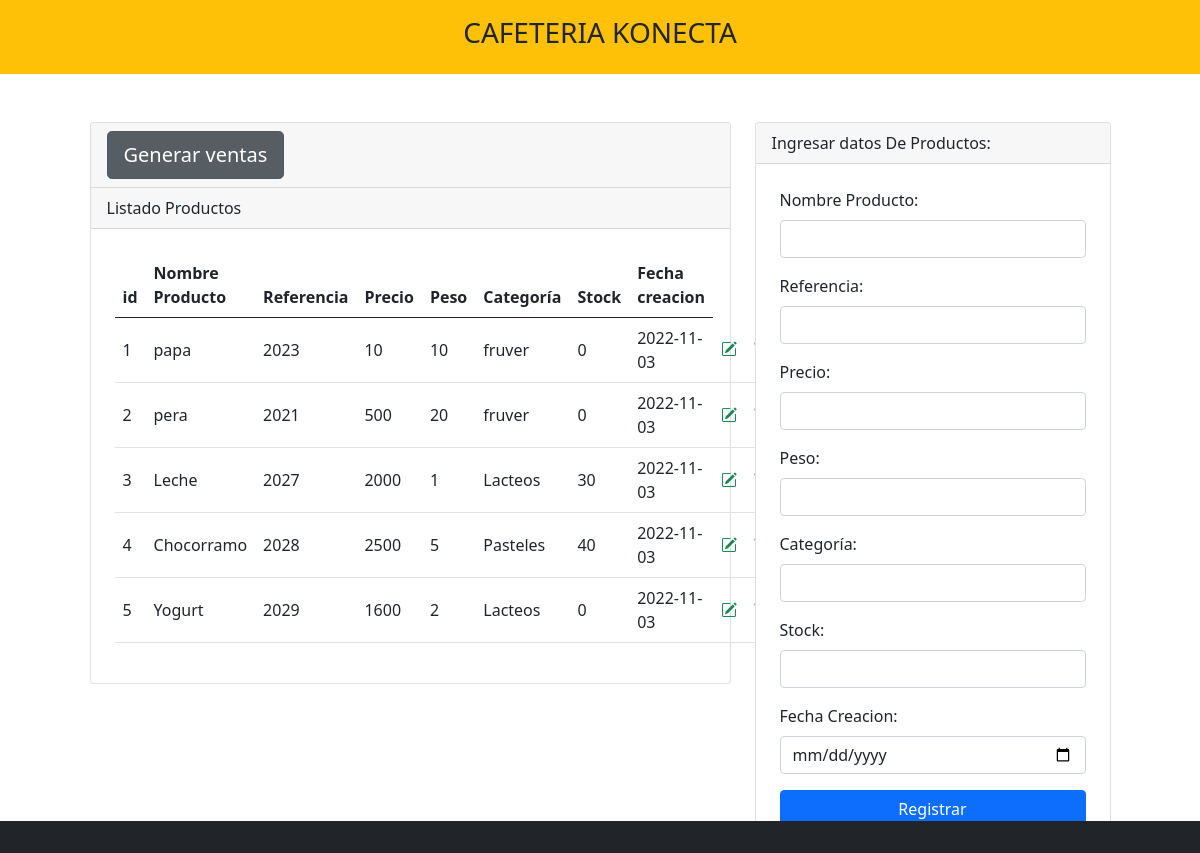
The page / on the database its author committed.
### tables this page shows
CREATE TABLE `producto` (
  `id` int(11) NOT NULL,
  `Nombre_Producto` varchar(200) NOT NULL,
  `Referencia` varchar(200) NOT NULL,
  `Precio` int(10) NOT NULL,
  `Peso` int(10) NOT NULL,
  `Categoria` varchar(200) NOT NULL,
  `Stock` int(10) NOT NULL,
  `Fecha_Creacion` date NOT NULL
);

### index.php (the view, shortened to what this page needs)
<?php include 'template/header.php' ?>
<?php
    include_once "model/conexion.php";
    $sentencia = $bd -> query("select * from producto");
    $producto = $sentencia->fetchAll(PDO::FETCH_OBJ);
?>
<div class="container mt-5">
    <div class="row justify-content-center">
        <div class="col-md-7">
            <div class="card">
                 <div class="card-header">
                    <a href="ventas.php" class="btn btn-secondary btn-lg active" role="button" aria-pressed="true">Generar ventas</a>
                </div>
                <div class="card-header">
                    Listado Productos
                </div>
                <div class="p-4">
                    <table class="table align-middle">
                        <thead>
                            <tr>
                                <th scope="col">id</th>
                                <th scope="col">Nombre Producto</th>
                                <th scope="col">Referencia</th>
                                <th scope="col">Precio</th>
                                <th scope="col">Peso</th>
                                <th scope="col">Categoría</th>
                                 <th scope="col">Stock</th>
                                 <th scope="col">Fecha creacion</th>
                            </tr>
                        </thead>
                        <tbody>
                            <?php
                                foreach($producto as $dato){
                            ?>
                            <tr>
                                <td scope="row"><?php echo $dato->id; ?></td>
                                <td><?php echo $dato->Nombre_Producto; ?></td>
                                <td><?php echo $dato->Referencia; ?></td>
                                <td><?php echo $dato->Precio; ?></td>
                                <td><?php echo $dato->Peso; ?></td>
                                <td><?php echo $dato->Categoria; ?></td>
                                <td><?php echo $dato->Stock; ?></td>
                                <td><?php echo $dato->Fecha_Creacion; ?></td>
                                <td><a class="text-success" href="editar.php?id=<?php echo $dato->id; ?>"><i class="bi bi-pencil-square"></i></a></td>
                                <td><a onclick="return confirm('Estas seguro de eliminar?');" class="text-danger" href="eliminar.php?id=<?php echo $dato->id; ?>"><i class="bi bi-trash"></i></a></td>
                            </tr>
                            <?php
                                }
                            ?>
                        </tbody>
                    </table>
                </div>
            </div>
        </div>
        <div class="col-md-4">
            <div class="card">
                <div class="card-header">
                    Ingresar datos De Productos:
                </div>
                <form class="p-4" method="POST" action="registrar.php">
                    <div class="mb-3">
                        <label class="form-label">Nombre Producto: </label>
                        <input type="text" class="form-control" name="txtNombre" autofocus required>
                    </div>
                    <div class="mb-3">
                        <label class="form-label">Referencia: </label>
                        <input type="number" class="form-control" name="txtReferencia" autofocus required>
                    </div>
                    <div class="mb-3">
                        <label class="form-label">Precio: </label>
                        <input type="number" class="form-control" name="txtPrecio" autofocus required>
                    </div>
                    <div class="mb-3">
                        <label class="form-label">Peso: </label>
                        <input type="number" class="form-control" name="txtPeso" autofocus required>
                    </div>
                    <div class="mb-3">
                        <label class="form-label">Categoría: </label>
                        <input type="text" class="form-control" name="txtCategoría" autofocus required>
                    </div>
                      <div class="mb-3">
                        <label class="form-label">Stock: </label>
                        <input type="number" class="form-control" name="txtStock" autofocus required>
                    </div>
                      <div class="mb-3">
                        <label class="form-label">Fecha Creacion: </label>
                        <input type="date" class="form-control" name="txtFecha" autofocus required>
                    </div>
                    <div class="d-grid">
                        <input type="submit" class="btn btn-primary" value="Registrar">
                    </div>
                </form>
            </div>
        </div>
    </div>
</div>
<?php include 'template/footer.php' ?>

### template/header.php (shortened to what this page needs)
<!doctype html>
<html lang="es">
  <head>
    <link rel="stylesheet" href="https://cdn.jsdelivr.net/npm/bootstrap@5.0.2/dist/css/bootstrap.min.css">
    <link rel="stylesheet" href="https://cdn.jsdelivr.net/npm/bootstrap-icons@1.5.0/font/bootstrap-icons.css">
  </head>
  <body>
      <div class="container-fluid bg-warning">
          <div class="row">
              <div class="col-md">
                  <header class="py-3">
                      <h3 class="text-center">CAFETERIA KONECTA</h3>
                  </header>
              </div>
          </div>
      </div>

### template/footer.php (shortened to what this page needs)
<footer class="container-fluid bg-dark fixed-bottom">
        <div class="row">
            <div class="col-md text-light text-center py-3">
            </div>
        </div>
    </footer>
  </body>
</html>

### rows shown on the page
producto: id "1", Nombre_Producto "papa", Referencia "2023", Precio "10", Peso "10", Categoria "fruver", Stock "0", Fecha_Creacion "2022-11-03"
producto: id "2", Nombre_Producto "pera", Referencia "2021", Precio "500", Peso "20", Categoria "fruver", Stock "0", Fecha_Creacion "2022-11-03"
producto: id "3", Nombre_Producto "Leche", Referencia "2027", Precio "2000", Peso "1", Categoria "Lacteos", Stock "30", Fecha_Creacion "2022-11-03"
producto: id "4", Nombre_Producto "Chocorramo", Referencia "2028", Precio "2500", Peso "5", Categoria "Pasteles", Stock "40", Fecha_Creacion "2022-11-03"
producto: id "5", Nombre_Producto "Yogurt", Referencia "2029", Precio "1600", Peso "2", Categoria "Lacteos", Stock "0", Fecha_Creacion "2022-11-03"
